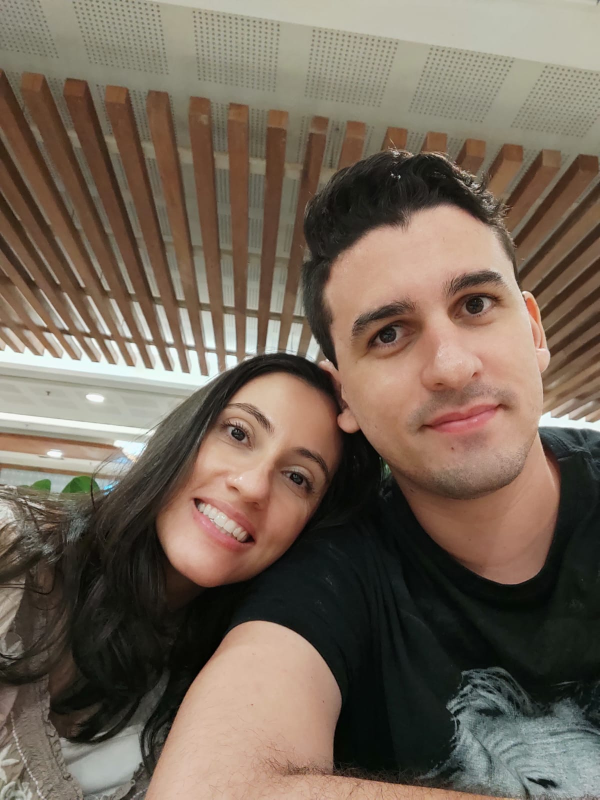
//> input picture 8 - cannypoints/we.jpeg, 1200 x 1599 px (shown at 1/2 size)
$ ./cannypoints   (built with g++ and OpenCV 4)
//> lines starting //> are read from the running program, lines starting //| are printed output that depends on the picture
#include <iostream>
#include <opencv2/opencv.hpp>
#include <fstream>
#include <iomanip>
#include <vector>
#include <algorithm>
#include <numeric>
#include <ctime>
#include <cstdlib>

using namespace std;
using namespace cv;

#define STEP 5
#define JITTER 3
#define RAIO 3

int top_slider = 10;
int top_slider_max = 200;
int step_slider = 5;
int step_slider_max = 10;
int jitter_slider = 3;
int jitter_slider_max = 10;
int raio_slider = 3;
int raio_slider_max = 10;
int width, height;

char TrackbarName[50];

Mat image, border, points;


void pointillism(int, void*) {
    vector<int> yrange;
    vector<int> xrange;

    int width, height, gray;
    int x, y;

    width = image.size().width;
    height = image.size().height;

    xrange.resize(height / STEP);
    yrange.resize(width / STEP);

    iota(xrange.begin(), xrange.end(), 0);
    iota(yrange.begin(), yrange.end(), 0);

    for (uint i = 0; i < xrange.size(); i++) {
        xrange[i] = xrange[i] * STEP + STEP / 2;
    }

    for (uint i = 0; i < yrange.size(); i++) {
        yrange[i] = yrange[i] * STEP + STEP / 2;
    }

    points = Mat(height, width, CV_8U, Scalar(255));

    random_shuffle(xrange.begin(), xrange.end());

    for (auto i : xrange) {
        random_shuffle(yrange.begin(), yrange.end());
        for (auto j : yrange) {
            x = i + rand() % (2 * JITTER) - JITTER + 1;
            y = j + rand() % (2 * JITTER) - JITTER + 1;
            gray = image.at<uchar>(x, y);
            circle(points,
                cv::Point(y, x),
                RAIO,
                CV_RGB(gray, gray, gray),
                -1,
                LINE_AA);
        }
    }

    vector<vector<Point> > contours;
    vector<Vec4i> hierarchy;
    for (int i = 0; i < int(contours.size()); i++) {
        for (int j = 0; j < int(contours[i].size()); j++) {
            gray = image.at<uchar>(contours[i][j].y, contours[i][j].x);
            circle(points, cv::Point(contours[i][j].x, contours[i][j].y),
                1,
                CV_RGB(gray, gray, gray),
                -1,
                LINE_AA);
        }
    }

    imshow("cannypoints", points);
    imwrite("cannypoints.png", points);
}

void on_trackbar_canny(int, void*) {
    Canny(image, border, top_slider, 3 * top_slider);
    pointillism(top_slider, 0);
}

int main(int argc, char** argv) {
    image = imread("we.jpeg", IMREAD_GRAYSCALE);
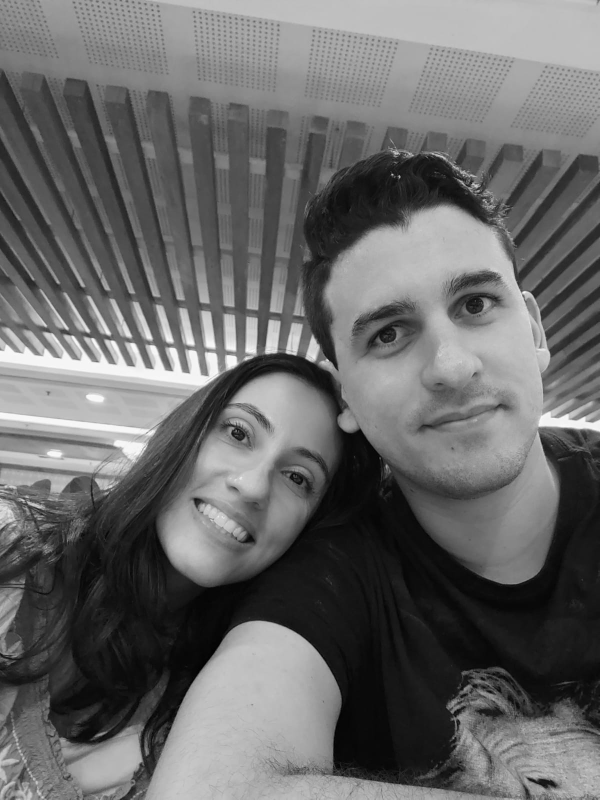
//> image: 1599 rows x 1200 cols, CV_8UC1 (shown at 1/2 size); min 0, max 255, mean 104.1
    resize(image,image,Size(600,800));
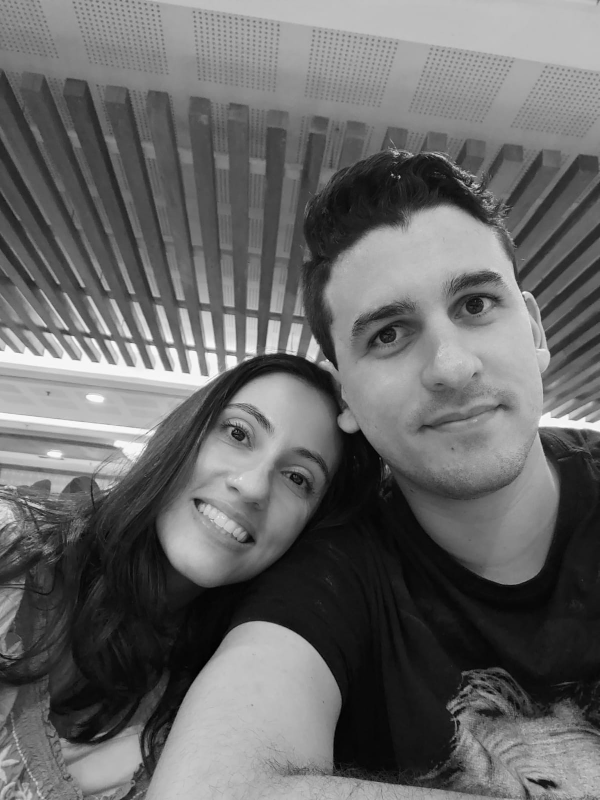
//> image: 800 rows x 600 cols, CV_8UC1; min 1, max 254, mean 103.9
    width = image.size().width;
//> width = 600
    height = image.size().height;
//> height = 800

    namedWindow("canny", 1);

    sprintf(TrackbarName, "Threshold inferior");
    createTrackbar(TrackbarName, "canny",
        &top_slider,
        top_slider_max,
        on_trackbar_canny);

    sprintf(TrackbarName, "step");
    createTrackbar(TrackbarName, "canny",
        &step_slider,
        step_slider_max,
        pointillism);

    sprintf(TrackbarName, "jitter");
    createTrackbar(TrackbarName, "canny",
        &jitter_slider,
        jitter_slider_max,
        pointillism);

    sprintf(TrackbarName, "raio");
    createTrackbar(TrackbarName, "canny",
        &raio_slider,
        raio_slider_max,
        pointillism);

    on_trackbar_canny(top_slider, 0);
//> in on_trackbar_canny, `Canny(image, border, top_slider, 3 * top_slider);`:
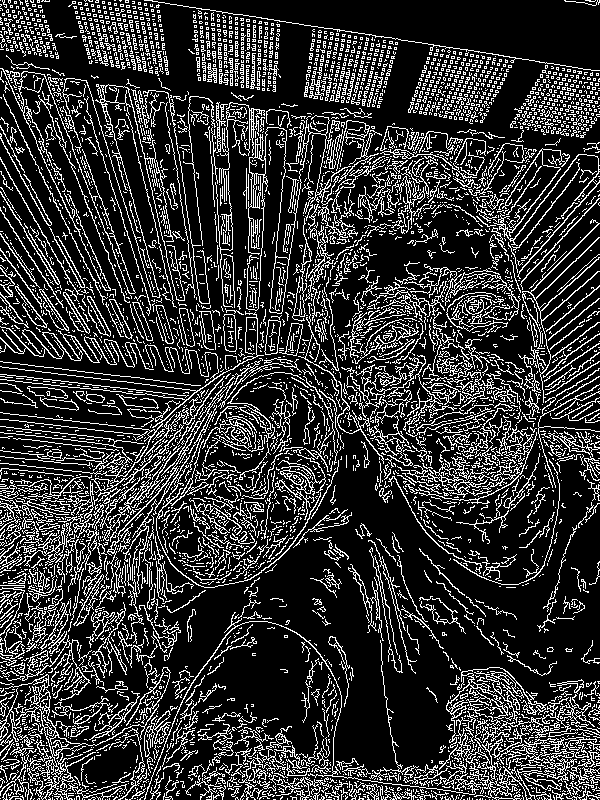
//> border: 800 rows x 600 cols, CV_8UC1; 20.5% white in thin lines or dots
//> after the loop in pointillism, `for (auto i : xrange)`:
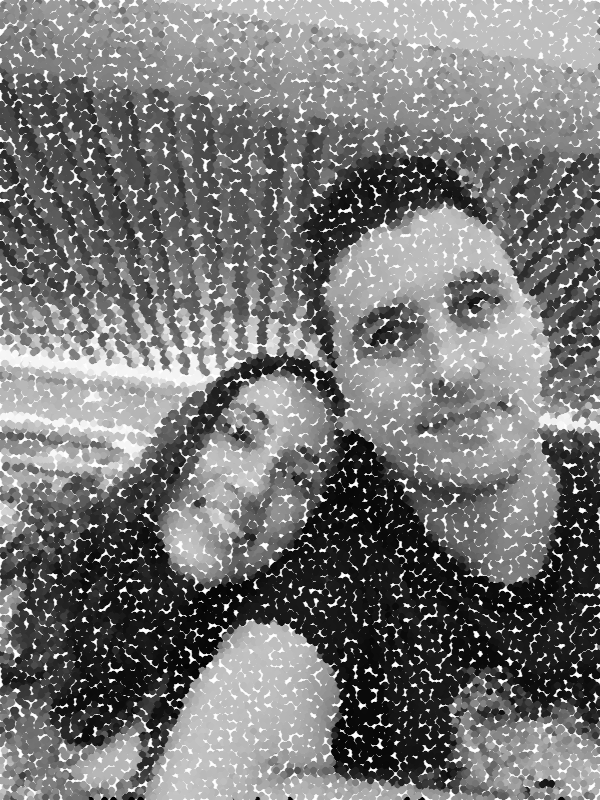
//> points: 800 rows x 600 cols, CV_8UC1; min 0, max 255, mean 118
//> after the loop in pointillism, `for (int i = 0; i < int(contours.size()); i++)`: gray = 153

    waitKey();
    imwrite("original.png", image);
    imwrite("cannyborders.png", border);
    return 0;
}
